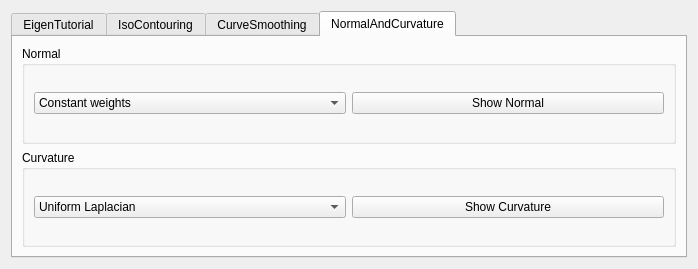
<?xml version="1.0" encoding="UTF-8"?>
<ui version="4.0">
 <class>DGPExerciseToolbarBase</class>
 <widget class="QWidget" name="DGPExerciseToolbarBase">
  <property name="geometry">
   <rect>
    <x>0</x>
    <y>0</y>
    <width>698</width>
    <height>269</height>
   </rect>
  </property>
  <property name="windowTitle">
   <string>DGP</string>
  </property>
  <layout class="QGridLayout" name="gridLayout_3">
   <item row="0" column="0">
    <widget class="QTabWidget" name="tabWidget">
     <property name="currentIndex">
      <number>3</number>
     </property>
     <widget class="QWidget" name="EigenTutorial">
      <attribute name="title">
       <string>EigenTutorial</string>
      </attribute>
      <layout class="QGridLayout" name="gridLayout">
       <item row="0" column="0">
        <widget class="QPushButton" name="solve_sls_pb">
         <property name="text">
          <string>Solve Sparse Linear System</string>
         </property>
        </widget>
       </item>
      </layout>
     </widget>
     <widget class="QWidget" name="IsoContouring">
      <attribute name="title">
       <string>IsoContouring</string>
      </attribute>
      <layout class="QGridLayout" name="gridLayout_2">
       <item row="1" column="0">
        <widget class="QPushButton" name="show_iso_pb">
         <property name="text">
          <string>Show Iso-value and Level Set</string>
         </property>
        </widget>
       </item>
       <item row="0" column="0">
        <widget class="QComboBox" name="function_cb">
         <item>
          <property name="text">
           <string>F(x,y)=sqrt(x*x + y*y) −1=0</string>
          </property>
         </item>
         <item>
          <property name="text">
           <string>F(x,y)=y*y−sin(x*x)=0</string>
          </property>
         </item>
         <item>
          <property name="text">
           <string>F(x,y)=sin(2x+2y)−cos(4x*y)+1=0</string>
          </property>
         </item>
         <item>
          <property name="text">
           <string>F(x,y)=pow((3x*x −y*y), 2)*y*y −pow((x*x +y*y), 4)=0</string>
          </property>
         </item>
        </widget>
       </item>
      </layout>
     </widget>
     <widget class="QWidget" name="CurveSmoothing">
      <attribute name="title">
       <string>CurveSmoothing</string>
      </attribute>
      <layout class="QGridLayout" name="gridLayout_4">
       <item row="0" column="0" colspan="2">
        <widget class="QGroupBox" name="groupBox">
         <property name="title">
          <string>Generate Curve</string>
         </property>
         <layout class="QGridLayout" name="gridLayout_5">
          <item row="1" column="0">
           <widget class="QSpinBox" name="num_vertices_sb">
            <property name="prefix">
             <string>curve vertex number = </string>
            </property>
            <property name="minimum">
             <number>2</number>
            </property>
            <property name="maximum">
             <number>10000</number>
            </property>
            <property name="value">
             <number>30</number>
            </property>
           </widget>
          </item>
          <item row="1" column="1">
           <widget class="QPushButton" name="gen_curve_pb">
            <property name="text">
             <string>Generate Curve</string>
            </property>
           </widget>
          </item>
         </layout>
        </widget>
       </item>
       <item row="1" column="0" colspan="2">
        <widget class="QGroupBox" name="groupBox_2">
         <property name="title">
          <string>Smooth Curve</string>
         </property>
         <layout class="QGridLayout" name="gridLayout_6">
          <item row="0" column="0">
           <widget class="QSpinBox" name="num_iter_sb">
            <property name="prefix">
             <string>iteration number = </string>
            </property>
            <property name="minimum">
             <number>1</number>
            </property>
            <property name="maximum">
             <number>1000</number>
            </property>
           </widget>
          </item>
          <item row="0" column="1">
           <widget class="QDoubleSpinBox" name="epsilon_dsb">
            <property name="prefix">
             <string>epsilon = </string>
            </property>
            <property name="decimals">
             <number>3</number>
            </property>
            <property name="minimum">
             <double>0.001000000000000</double>
            </property>
            <property name="singleStep">
             <double>0.100000000000000</double>
            </property>
            <property name="value">
             <double>0.001000000000000</double>
            </property>
           </widget>
          </item>
          <item row="1" column="0">
           <widget class="QPushButton" name="lpl_smoothing_pb">
            <property name="text">
             <string>Laplacian Smoothing</string>
            </property>
           </widget>
          </item>
          <item row="1" column="1">
           <widget class="QPushButton" name="osc_smoothing_pb">
            <property name="text">
             <string>Osculating Circle Smoothing</string>
            </property>
           </widget>
          </item>
         </layout>
        </widget>
       </item>
      </layout>
     </widget>
     <widget class="QWidget" name="NormalAndCurvature">
      <attribute name="title">
       <string>NormalAndCurvature</string>
      </attribute>
      <layout class="QGridLayout" name="gridLayout_7">
       <item row="0" column="0">
        <widget class="QGroupBox" name="groupBox_3">
         <property name="title">
          <string>Normal</string>
         </property>
         <layout class="QGridLayout" name="gridLayout_8">
          <item row="0" column="0">
           <widget class="QComboBox" name="normal_type_cb">
            <item>
             <property name="text">
              <string>Constant weights</string>
             </property>
            </item>
            <item>
             <property name="text">
              <string>Area weights</string>
             </property>
            </item>
            <item>
             <property name="text">
              <string>Angle weights</string>
             </property>
            </item>
           </widget>
          </item>
          <item row="0" column="1">
           <widget class="QPushButton" name="show_normal_pb">
            <property name="text">
             <string>Show Normal</string>
            </property>
           </widget>
          </item>
         </layout>
        </widget>
       </item>
       <item row="1" column="0">
        <widget class="QGroupBox" name="groupBox_4">
         <property name="title">
          <string>Curvature</string>
         </property>
         <layout class="QGridLayout" name="gridLayout_9">
          <item row="0" column="0">
           <widget class="QComboBox" name="curvature_type_cb">
            <item>
             <property name="text">
              <string>Uniform Laplacian</string>
             </property>
            </item>
            <item>
             <property name="text">
              <string>Laplace-Beltrami</string>
             </property>
            </item>
            <item>
             <property name="text">
              <string>Gaussian</string>
             </property>
            </item>
           </widget>
          </item>
          <item row="0" column="1">
           <widget class="QPushButton" name="show_curvature_pb">
            <property name="text">
             <string>Show Curvature</string>
            </property>
           </widget>
          </item>
         </layout>
        </widget>
       </item>
      </layout>
     </widget>
    </widget>
   </item>
  </layout>
 </widget>
 <resources/>
 <connections/>
</ui>
